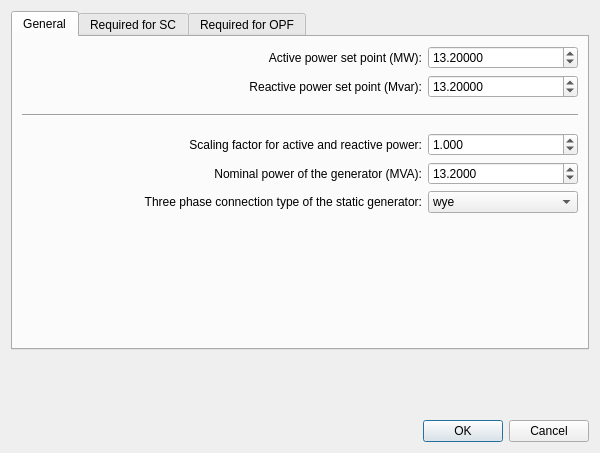
<?xml version="1.0" encoding="UTF-8"?>
<ui version="4.0">
 <class>Dialog</class>
 <widget class="QDialog" name="Dialog">
  <property name="geometry">
   <rect>
    <x>0</x>
    <y>0</y>
    <width>600</width>
    <height>453</height>
   </rect>
  </property>
  <property name="minimumSize">
   <size>
    <width>600</width>
    <height>453</height>
   </size>
  </property>
  <property name="maximumSize">
   <size>
    <width>600</width>
    <height>453</height>
   </size>
  </property>
  <property name="windowTitle">
   <string>Dialog</string>
  </property>
  <layout class="QVBoxLayout" name="verticalLayout">
   <item>
    <widget class="QTabWidget" name="tabWidget">
     <property name="currentIndex">
      <number>0</number>
     </property>
     <widget class="QWidget" name="tab">
      <attribute name="title">
       <string>General</string>
      </attribute>
      <layout class="QVBoxLayout" name="verticalLayout_3">
       <item>
        <layout class="QHBoxLayout" name="horizontalLayout">
         <item>
          <spacer name="horizontalSpacer">
           <property name="orientation">
            <enum>Qt::Horizontal</enum>
           </property>
           <property name="sizeHint" stdset="0">
            <size>
             <width>40</width>
             <height>20</height>
            </size>
           </property>
          </spacer>
         </item>
         <item>
          <widget class="QLabel" name="label">
           <property name="text">
            <string>Active power set point (MW):</string>
           </property>
           <property name="alignment">
            <set>Qt::AlignRight|Qt::AlignTrailing|Qt::AlignVCenter</set>
           </property>
          </widget>
         </item>
         <item>
          <widget class="QDoubleSpinBox" name="p_mw">
           <property name="minimumSize">
            <size>
             <width>150</width>
             <height>0</height>
            </size>
           </property>
           <property name="decimals">
            <number>5</number>
           </property>
           <property name="minimum">
            <double>0.000100000000000</double>
           </property>
           <property name="maximum">
            <double>5000.000000000000000</double>
           </property>
           <property name="singleStep">
            <double>1.000000000000000</double>
           </property>
           <property name="value">
            <double>13.199999999999999</double>
           </property>
          </widget>
         </item>
        </layout>
       </item>
       <item>
        <layout class="QHBoxLayout" name="horizontalLayout_4">
         <item>
          <spacer name="horizontalSpacer_2">
           <property name="orientation">
            <enum>Qt::Horizontal</enum>
           </property>
           <property name="sizeHint" stdset="0">
            <size>
             <width>40</width>
             <height>20</height>
            </size>
           </property>
          </spacer>
         </item>
         <item>
          <widget class="QLabel" name="label_4">
           <property name="text">
            <string>Reactive power set point (Mvar):</string>
           </property>
           <property name="alignment">
            <set>Qt::AlignRight|Qt::AlignTrailing|Qt::AlignVCenter</set>
           </property>
          </widget>
         </item>
         <item>
          <widget class="QDoubleSpinBox" name="q_mvar">
           <property name="minimumSize">
            <size>
             <width>150</width>
             <height>0</height>
            </size>
           </property>
           <property name="decimals">
            <number>5</number>
           </property>
           <property name="minimum">
            <double>0.000100000000000</double>
           </property>
           <property name="maximum">
            <double>100.000000000000000</double>
           </property>
           <property name="singleStep">
            <double>1.000000000000000</double>
           </property>
           <property name="value">
            <double>13.199999999999999</double>
           </property>
          </widget>
         </item>
        </layout>
       </item>
       <item>
        <spacer name="verticalSpacer_3">
         <property name="orientation">
          <enum>Qt::Vertical</enum>
         </property>
         <property name="sizeType">
          <enum>QSizePolicy::Fixed</enum>
         </property>
         <property name="sizeHint" stdset="0">
          <size>
           <width>20</width>
           <height>10</height>
          </size>
         </property>
        </spacer>
       </item>
       <item>
        <widget class="Line" name="line">
         <property name="orientation">
          <enum>Qt::Horizontal</enum>
         </property>
        </widget>
       </item>
       <item>
        <spacer name="verticalSpacer_4">
         <property name="orientation">
          <enum>Qt::Vertical</enum>
         </property>
         <property name="sizeType">
          <enum>QSizePolicy::Fixed</enum>
         </property>
         <property name="sizeHint" stdset="0">
          <size>
           <width>20</width>
           <height>10</height>
          </size>
         </property>
        </spacer>
       </item>
       <item>
        <layout class="QHBoxLayout" name="horizontalLayout_5">
         <item>
          <spacer name="horizontalSpacer_3">
           <property name="orientation">
            <enum>Qt::Horizontal</enum>
           </property>
           <property name="sizeHint" stdset="0">
            <size>
             <width>40</width>
             <height>20</height>
            </size>
           </property>
          </spacer>
         </item>
         <item>
          <widget class="QLabel" name="label_5">
           <property name="text">
            <string>Scaling factor for active and reactive power:</string>
           </property>
           <property name="alignment">
            <set>Qt::AlignRight|Qt::AlignTrailing|Qt::AlignVCenter</set>
           </property>
          </widget>
         </item>
         <item>
          <widget class="QDoubleSpinBox" name="scaling">
           <property name="minimumSize">
            <size>
             <width>150</width>
             <height>0</height>
            </size>
           </property>
           <property name="decimals">
            <number>3</number>
           </property>
           <property name="minimum">
            <double>0.000000000000000</double>
           </property>
           <property name="maximum">
            <double>2.000000000000000</double>
           </property>
           <property name="singleStep">
            <double>0.100000000000000</double>
           </property>
           <property name="value">
            <double>1.000000000000000</double>
           </property>
          </widget>
         </item>
        </layout>
       </item>
       <item>
        <layout class="QHBoxLayout" name="horizontalLayout_6">
         <item>
          <spacer name="horizontalSpacer_4">
           <property name="orientation">
            <enum>Qt::Horizontal</enum>
           </property>
           <property name="sizeHint" stdset="0">
            <size>
             <width>40</width>
             <height>20</height>
            </size>
           </property>
          </spacer>
         </item>
         <item>
          <widget class="QLabel" name="label_6">
           <property name="text">
            <string>Nominal power of the generator (MVA):</string>
           </property>
           <property name="alignment">
            <set>Qt::AlignRight|Qt::AlignTrailing|Qt::AlignVCenter</set>
           </property>
          </widget>
         </item>
         <item>
          <widget class="QDoubleSpinBox" name="sn_mva">
           <property name="minimumSize">
            <size>
             <width>150</width>
             <height>0</height>
            </size>
           </property>
           <property name="decimals">
            <number>4</number>
           </property>
           <property name="minimum">
            <double>0.000000000000000</double>
           </property>
           <property name="maximum">
            <double>5000.000000000000000</double>
           </property>
           <property name="singleStep">
            <double>1.000000000000000</double>
           </property>
           <property name="value">
            <double>13.199999999999999</double>
           </property>
          </widget>
         </item>
        </layout>
       </item>
       <item>
        <layout class="QHBoxLayout" name="horizontalLayout_26">
         <item>
          <spacer name="horizontalSpacer_5">
           <property name="orientation">
            <enum>Qt::Horizontal</enum>
           </property>
           <property name="sizeHint" stdset="0">
            <size>
             <width>40</width>
             <height>20</height>
            </size>
           </property>
          </spacer>
         </item>
         <item>
          <widget class="QLabel" name="label_25">
           <property name="text">
            <string>Three phase connection type of the static generator:</string>
           </property>
           <property name="alignment">
            <set>Qt::AlignRight|Qt::AlignTrailing|Qt::AlignVCenter</set>
           </property>
          </widget>
         </item>
         <item>
          <widget class="QComboBox" name="type">
           <property name="minimumSize">
            <size>
             <width>150</width>
             <height>0</height>
            </size>
           </property>
           <item>
            <property name="text">
             <string>wye</string>
            </property>
           </item>
           <item>
            <property name="text">
             <string>delta</string>
            </property>
           </item>
          </widget>
         </item>
        </layout>
       </item>
       <item>
        <spacer name="verticalSpacer_11">
         <property name="orientation">
          <enum>Qt::Vertical</enum>
         </property>
         <property name="sizeHint" stdset="0">
          <size>
           <width>20</width>
           <height>40</height>
          </size>
         </property>
        </spacer>
       </item>
      </layout>
     </widget>
     <widget class="QWidget" name="tab_3">
      <attribute name="title">
       <string>Required for SC</string>
      </attribute>
      <layout class="QVBoxLayout" name="verticalLayout_2">
       <item>
        <layout class="QHBoxLayout" name="horizontalLayout_14">
         <item>
          <widget class="QCheckBox" name="k_check">
           <property name="text">
            <string>Ratio of nominal to SC current:</string>
           </property>
          </widget>
         </item>
         <item>
          <spacer name="horizontalSpacer_6">
           <property name="orientation">
            <enum>Qt::Horizontal</enum>
           </property>
           <property name="sizeHint" stdset="0">
            <size>
             <width>40</width>
             <height>20</height>
            </size>
           </property>
          </spacer>
         </item>
         <item>
          <widget class="QDoubleSpinBox" name="k">
           <property name="enabled">
            <bool>false</bool>
           </property>
           <property name="minimumSize">
            <size>
             <width>150</width>
             <height>0</height>
            </size>
           </property>
           <property name="decimals">
            <number>3</number>
           </property>
           <property name="minimum">
            <double>0.000000000000000</double>
           </property>
           <property name="maximum">
            <double>5000.000000000000000</double>
           </property>
           <property name="singleStep">
            <double>1.000000000000000</double>
           </property>
           <property name="value">
            <double>0.001000000000000</double>
           </property>
          </widget>
         </item>
        </layout>
       </item>
       <item>
        <layout class="QHBoxLayout" name="horizontalLayout_2">
         <item>
          <widget class="QCheckBox" name="rx_check">
           <property name="toolTip">
            <string>&lt;html&gt;&lt;head/&gt;&lt;body&gt;&lt;p&gt;Can be one of “current_source” (full size converter), “async” (asynchronous generator), or “async_doubly_fed” (doubly fed asynchronous generator, DFIG). Represents the type of the static generator in the context of the short-circuit calculations of wind power station units. If disabled, other short-circuit-related parameters are not set.&lt;/p&gt;&lt;/body&gt;&lt;/html&gt;</string>
           </property>
           <property name="text">
            <string>R/X ratio for SC impedance:</string>
           </property>
          </widget>
         </item>
         <item>
          <spacer name="horizontalSpacer_7">
           <property name="orientation">
            <enum>Qt::Horizontal</enum>
           </property>
           <property name="sizeHint" stdset="0">
            <size>
             <width>40</width>
             <height>20</height>
            </size>
           </property>
          </spacer>
         </item>
         <item>
          <widget class="QDoubleSpinBox" name="rx">
           <property name="enabled">
            <bool>false</bool>
           </property>
           <property name="minimumSize">
            <size>
             <width>150</width>
             <height>0</height>
            </size>
           </property>
           <property name="toolTip">
            <string>&lt;html&gt;&lt;head/&gt;&lt;body&gt;&lt;p&gt;Can be one of “current_source” (full size converter), “async” (asynchronous generator), or “async_doubly_fed” (doubly fed asynchronous generator, DFIG). Represents the type of the static generator in the context of the short-circuit calculations of wind power station units. If disabled, other short-circuit-related parameters are not set.&lt;/p&gt;&lt;/body&gt;&lt;/html&gt;</string>
           </property>
           <property name="decimals">
            <number>5</number>
           </property>
           <property name="minimum">
            <double>0.000000000000000</double>
           </property>
           <property name="maximum">
            <double>1000.000000000000000</double>
           </property>
           <property name="singleStep">
            <double>0.001000000000000</double>
           </property>
           <property name="value">
            <double>0.001000000000000</double>
           </property>
          </widget>
         </item>
        </layout>
       </item>
       <item>
        <spacer name="verticalSpacer_9">
         <property name="orientation">
          <enum>Qt::Vertical</enum>
         </property>
         <property name="sizeType">
          <enum>QSizePolicy::Fixed</enum>
         </property>
         <property name="sizeHint" stdset="0">
          <size>
           <width>20</width>
           <height>10</height>
          </size>
         </property>
        </spacer>
       </item>
       <item>
        <widget class="Line" name="line_4">
         <property name="orientation">
          <enum>Qt::Horizontal</enum>
         </property>
        </widget>
       </item>
       <item>
        <spacer name="verticalSpacer_12">
         <property name="orientation">
          <enum>Qt::Vertical</enum>
         </property>
         <property name="sizeType">
          <enum>QSizePolicy::Fixed</enum>
         </property>
         <property name="sizeHint" stdset="0">
          <size>
           <width>20</width>
           <height>10</height>
          </size>
         </property>
        </spacer>
       </item>
       <item>
        <layout class="QHBoxLayout" name="horizontalLayout_3">
         <item>
          <spacer name="horizontalSpacer_8">
           <property name="orientation">
            <enum>Qt::Horizontal</enum>
           </property>
           <property name="sizeHint" stdset="0">
            <size>
             <width>40</width>
             <height>20</height>
            </size>
           </property>
          </spacer>
         </item>
         <item>
          <widget class="QLabel" name="label_2">
           <property name="text">
            <string>Generator type:</string>
           </property>
           <property name="alignment">
            <set>Qt::AlignLeading|Qt::AlignLeft|Qt::AlignVCenter</set>
           </property>
          </widget>
         </item>
         <item>
          <widget class="QComboBox" name="generator_type">
           <property name="minimumSize">
            <size>
             <width>180</width>
             <height>0</height>
            </size>
           </property>
           <item>
            <property name="text">
             <string>None</string>
            </property>
           </item>
           <item>
            <property name="text">
             <string>current_source</string>
            </property>
           </item>
           <item>
            <property name="text">
             <string>async</string>
            </property>
           </item>
           <item>
            <property name="text">
             <string>async_doubly_fed</string>
            </property>
           </item>
          </widget>
         </item>
        </layout>
       </item>
       <item>
        <spacer name="verticalSpacer_13">
         <property name="orientation">
          <enum>Qt::Vertical</enum>
         </property>
         <property name="sizeType">
          <enum>QSizePolicy::Fixed</enum>
         </property>
         <property name="sizeHint" stdset="0">
          <size>
           <width>20</width>
           <height>10</height>
          </size>
         </property>
        </spacer>
       </item>
       <item>
        <widget class="Line" name="line_5">
         <property name="orientation">
          <enum>Qt::Horizontal</enum>
         </property>
        </widget>
       </item>
       <item>
        <spacer name="verticalSpacer_14">
         <property name="orientation">
          <enum>Qt::Vertical</enum>
         </property>
         <property name="sizeType">
          <enum>QSizePolicy::Fixed</enum>
         </property>
         <property name="sizeHint" stdset="0">
          <size>
           <width>20</width>
           <height>10</height>
          </size>
         </property>
        </spacer>
       </item>
       <item>
        <layout class="QHBoxLayout" name="horizontalLayout_10">
         <item>
          <widget class="QCheckBox" name="lrc_pu_check">
           <property name="toolTip">
            <string>&lt;html&gt;&lt;head/&gt;&lt;body&gt;&lt;p&gt;Relevant if the generator type is “async”.&lt;/p&gt;&lt;/body&gt;&lt;/html&gt;</string>
           </property>
           <property name="text">
            <string>Locked rotor current in relation to the rated current:</string>
           </property>
          </widget>
         </item>
         <item>
          <spacer name="horizontalSpacer_9">
           <property name="orientation">
            <enum>Qt::Horizontal</enum>
           </property>
           <property name="sizeHint" stdset="0">
            <size>
             <width>40</width>
             <height>20</height>
            </size>
           </property>
          </spacer>
         </item>
         <item>
          <widget class="QDoubleSpinBox" name="lrc_pu">
           <property name="enabled">
            <bool>false</bool>
           </property>
           <property name="minimumSize">
            <size>
             <width>150</width>
             <height>0</height>
            </size>
           </property>
           <property name="toolTip">
            <string>&lt;html&gt;&lt;head/&gt;&lt;body&gt;&lt;p&gt;Relevant if the generator type is “async”.&lt;/p&gt;&lt;/body&gt;&lt;/html&gt;</string>
           </property>
           <property name="decimals">
            <number>2</number>
           </property>
           <property name="minimum">
            <double>1.000000000000000</double>
           </property>
           <property name="maximum">
            <double>50.000000000000000</double>
           </property>
           <property name="singleStep">
            <double>0.100000000000000</double>
           </property>
           <property name="value">
            <double>5.000000000000000</double>
           </property>
          </widget>
         </item>
        </layout>
       </item>
       <item>
        <layout class="QHBoxLayout" name="horizontalLayout_7">
         <item>
          <widget class="QCheckBox" name="max_ik_ka_check">
           <property name="toolTip">
            <string>&lt;html&gt;&lt;head/&gt;&lt;body&gt;&lt;p&gt;Relevant if the generator type is “async_doubly_fed”.&lt;/p&gt;&lt;/body&gt;&lt;/html&gt;</string>
           </property>
           <property name="text">
            <string>Highest instantaneous three-phase SC current (kA):</string>
           </property>
          </widget>
         </item>
         <item>
          <spacer name="horizontalSpacer_10">
           <property name="orientation">
            <enum>Qt::Horizontal</enum>
           </property>
           <property name="sizeHint" stdset="0">
            <size>
             <width>40</width>
             <height>20</height>
            </size>
           </property>
          </spacer>
         </item>
         <item>
          <widget class="QDoubleSpinBox" name="max_ik_ka">
           <property name="enabled">
            <bool>false</bool>
           </property>
           <property name="minimumSize">
            <size>
             <width>150</width>
             <height>0</height>
            </size>
           </property>
           <property name="toolTip">
            <string>&lt;html&gt;&lt;head/&gt;&lt;body&gt;&lt;p&gt;Relevant if the generator type is “async_doubly_fed”.&lt;/p&gt;&lt;/body&gt;&lt;/html&gt;</string>
           </property>
           <property name="decimals">
            <number>3</number>
           </property>
           <property name="minimum">
            <double>0.000000000000000</double>
           </property>
           <property name="maximum">
            <double>100000.000000000000000</double>
           </property>
           <property name="singleStep">
            <double>1.000000000000000</double>
           </property>
           <property name="value">
            <double>20.000000000000000</double>
           </property>
          </widget>
         </item>
        </layout>
       </item>
       <item>
        <layout class="QHBoxLayout" name="horizontalLayout_8">
         <item>
          <widget class="QCheckBox" name="kappa_check">
           <property name="toolTip">
            <string>&lt;html&gt;&lt;head/&gt;&lt;body&gt;&lt;p&gt;The factor for the calculation of the peak short-circuit current, referred to the high-voltage side (provided by the manufacturer). Relevant if the generator type is “async_doubly_fed”.&lt;/p&gt;&lt;/body&gt;&lt;/html&gt;</string>
           </property>
           <property name="text">
            <string>Factor for peak SC current:</string>
           </property>
          </widget>
         </item>
         <item>
          <spacer name="horizontalSpacer_11">
           <property name="orientation">
            <enum>Qt::Horizontal</enum>
           </property>
           <property name="sizeHint" stdset="0">
            <size>
             <width>40</width>
             <height>20</height>
            </size>
           </property>
          </spacer>
         </item>
         <item>
          <widget class="QDoubleSpinBox" name="kappa">
           <property name="enabled">
            <bool>false</bool>
           </property>
           <property name="minimumSize">
            <size>
             <width>150</width>
             <height>0</height>
            </size>
           </property>
           <property name="toolTip">
            <string>&lt;html&gt;&lt;head/&gt;&lt;body&gt;&lt;p&gt;The factor for the calculation of the peak short-circuit current, referred to the high-voltage side (provided by the manufacturer). Relevant if the generator type is “async_doubly_fed”.&lt;/p&gt;&lt;/body&gt;&lt;/html&gt;</string>
           </property>
           <property name="decimals">
            <number>4</number>
           </property>
           <property name="minimum">
            <double>0.000100000000000</double>
           </property>
           <property name="maximum">
            <double>1000.000000000000000</double>
           </property>
           <property name="singleStep">
            <double>0.050000000000000</double>
           </property>
           <property name="value">
            <double>1.000000000000000</double>
           </property>
          </widget>
         </item>
        </layout>
       </item>
       <item>
        <widget class="QCheckBox" name="current_source">
         <property name="toolTip">
          <string>&lt;html&gt;&lt;head/&gt;&lt;body&gt;&lt;p&gt;Model this generator as a current source during short-circuit calculations; useful in some cases, for example the simulation of full-size converters per IEC 60909-0:2016.&lt;/p&gt;&lt;/body&gt;&lt;/html&gt;</string>
         </property>
         <property name="text">
          <string>Model the generator as a current source during SC calculations</string>
         </property>
        </widget>
       </item>
       <item>
        <spacer name="verticalSpacer_10">
         <property name="orientation">
          <enum>Qt::Vertical</enum>
         </property>
         <property name="sizeHint" stdset="0">
          <size>
           <width>20</width>
           <height>40</height>
          </size>
         </property>
        </spacer>
       </item>
      </layout>
     </widget>
     <widget class="QWidget" name="tab_2">
      <attribute name="title">
       <string>Required for OPF</string>
      </attribute>
      <layout class="QVBoxLayout" name="verticalLayout_4">
       <item>
        <layout class="QHBoxLayout" name="horizontalLayout_11">
         <item>
          <spacer name="horizontalSpacer_12">
           <property name="orientation">
            <enum>Qt::Horizontal</enum>
           </property>
           <property name="sizeHint" stdset="0">
            <size>
             <width>40</width>
             <height>20</height>
            </size>
           </property>
          </spacer>
         </item>
         <item>
          <widget class="QLabel" name="label_11">
           <property name="text">
            <string>Minimum active power transmission (MW):</string>
           </property>
           <property name="alignment">
            <set>Qt::AlignRight|Qt::AlignTrailing|Qt::AlignVCenter</set>
           </property>
          </widget>
         </item>
         <item>
          <widget class="QDoubleSpinBox" name="min_p_mw">
           <property name="minimumSize">
            <size>
             <width>150</width>
             <height>0</height>
            </size>
           </property>
           <property name="decimals">
            <number>5</number>
           </property>
           <property name="minimum">
            <double>0.000000000000000</double>
           </property>
           <property name="maximum">
            <double>5000.000000000000000</double>
           </property>
           <property name="singleStep">
            <double>1.000000000000000</double>
           </property>
           <property name="value">
            <double>13.199999999999999</double>
           </property>
          </widget>
         </item>
        </layout>
       </item>
       <item>
        <layout class="QHBoxLayout" name="horizontalLayout_15">
         <item>
          <spacer name="horizontalSpacer_13">
           <property name="orientation">
            <enum>Qt::Horizontal</enum>
           </property>
           <property name="sizeHint" stdset="0">
            <size>
             <width>40</width>
             <height>20</height>
            </size>
           </property>
          </spacer>
         </item>
         <item>
          <widget class="QLabel" name="label_15">
           <property name="text">
            <string>Maximum active power transmission (MW):</string>
           </property>
           <property name="alignment">
            <set>Qt::AlignRight|Qt::AlignTrailing|Qt::AlignVCenter</set>
           </property>
          </widget>
         </item>
         <item>
          <widget class="QDoubleSpinBox" name="max_p_mw">
           <property name="minimumSize">
            <size>
             <width>150</width>
             <height>0</height>
            </size>
           </property>
           <property name="decimals">
            <number>5</number>
           </property>
           <property name="minimum">
            <double>0.000000000000000</double>
           </property>
           <property name="maximum">
            <double>5000.000000000000000</double>
           </property>
           <property name="singleStep">
            <double>1.000000000000000</double>
           </property>
           <property name="value">
            <double>13.199999999999999</double>
           </property>
          </widget>
         </item>
        </layout>
       </item>
       <item>
        <spacer name="verticalSpacer_5">
         <property name="orientation">
          <enum>Qt::Vertical</enum>
         </property>
         <property name="sizeType">
          <enum>QSizePolicy::Fixed</enum>
         </property>
         <property name="sizeHint" stdset="0">
          <size>
           <width>20</width>
           <height>10</height>
          </size>
         </property>
        </spacer>
       </item>
       <item>
        <widget class="Line" name="line_2">
         <property name="orientation">
          <enum>Qt::Horizontal</enum>
         </property>
        </widget>
       </item>
       <item>
        <spacer name="verticalSpacer_6">
         <property name="orientation">
          <enum>Qt::Vertical</enum>
         </property>
         <property name="sizeType">
          <enum>QSizePolicy::Fixed</enum>
         </property>
         <property name="sizeHint" stdset="0">
          <size>
           <width>20</width>
           <height>10</height>
          </size>
         </property>
        </spacer>
       </item>
       <item>
        <layout class="QHBoxLayout" name="horizontalLayout_9">
         <item>
          <spacer name="horizontalSpacer_14">
           <property name="orientation">
            <enum>Qt::Horizontal</enum>
           </property>
           <property name="sizeHint" stdset="0">
            <size>
             <width>40</width>
             <height>20</height>
            </size>
           </property>
          </spacer>
         </item>
         <item>
          <widget class="QLabel" name="label_9">
           <property name="text">
            <string>Minimum reactive power injection (Mvar):</string>
           </property>
           <property name="alignment">
            <set>Qt::AlignRight|Qt::AlignTrailing|Qt::AlignVCenter</set>
           </property>
          </widget>
         </item>
         <item>
          <widget class="QDoubleSpinBox" name="min_q_mvar">
           <property name="minimumSize">
            <size>
             <width>150</width>
             <height>0</height>
            </size>
           </property>
           <property name="decimals">
            <number>5</number>
           </property>
           <property name="minimum">
            <double>-5000.000000000000000</double>
           </property>
           <property name="maximum">
            <double>5000.000000000000000</double>
           </property>
           <property name="singleStep">
            <double>1.000000000000000</double>
           </property>
           <property name="value">
            <double>13.199999999999999</double>
           </property>
          </widget>
         </item>
        </layout>
       </item>
       <item>
        <layout class="QHBoxLayout" name="horizontalLayout_12">
         <item>
          <spacer name="horizontalSpacer_15">
           <property name="orientation">
            <enum>Qt::Horizontal</enum>
           </property>
           <property name="sizeHint" stdset="0">
            <size>
             <width>40</width>
             <height>20</height>
            </size>
           </property>
          </spacer>
         </item>
         <item>
          <widget class="QLabel" name="label_12">
           <property name="text">
            <string>Maximum reactive power injection (Mvar):</string>
           </property>
           <property name="alignment">
            <set>Qt::AlignRight|Qt::AlignTrailing|Qt::AlignVCenter</set>
           </property>
          </widget>
         </item>
         <item>
          <widget class="QDoubleSpinBox" name="max_q_mvar">
           <property name="minimumSize">
            <size>
             <width>150</width>
             <height>0</height>
            </size>
           </property>
           <property name="decimals">
            <number>5</number>
           </property>
           <property name="minimum">
            <double>-5000.000000000000000</double>
           </property>
           <property name="maximum">
            <double>5000.000000000000000</double>
           </property>
           <property name="singleStep">
            <double>1.000000000000000</double>
           </property>
           <property name="value">
            <double>13.199999999999999</double>
           </property>
          </widget>
         </item>
        </layout>
       </item>
       <item>
        <spacer name="verticalSpacer_7">
         <property name="orientation">
          <enum>Qt::Vertical</enum>
         </property>
         <property name="sizeType">
          <enum>QSizePolicy::Fixed</enum>
         </property>
         <property name="sizeHint" stdset="0">
          <size>
           <width>20</width>
           <height>10</height>
          </size>
         </property>
        </spacer>
       </item>
       <item>
        <widget class="Line" name="line_3">
         <property name="orientation">
          <enum>Qt::Horizontal</enum>
         </property>
        </widget>
       </item>
       <item>
        <spacer name="verticalSpacer_8">
         <property name="orientation">
          <enum>Qt::Vertical</enum>
         </property>
         <property name="sizeType">
          <enum>QSizePolicy::Fixed</enum>
         </property>
         <property name="sizeHint" stdset="0">
          <size>
           <width>20</width>
           <height>10</height>
          </size>
         </property>
        </spacer>
       </item>
       <item>
        <widget class="QCheckBox" name="controllable">
         <property name="text">
          <string>Enforce P and Q limits in OPF calculation</string>
         </property>
        </widget>
       </item>
       <item>
        <spacer name="verticalSpacer_2">
         <property name="orientation">
          <enum>Qt::Vertical</enum>
         </property>
         <property name="sizeHint" stdset="0">
          <size>
           <width>20</width>
           <height>40</height>
          </size>
         </property>
        </spacer>
       </item>
      </layout>
     </widget>
    </widget>
   </item>
   <item>
    <spacer name="verticalSpacer">
     <property name="orientation">
      <enum>Qt::Vertical</enum>
     </property>
     <property name="sizeHint" stdset="0">
      <size>
       <width>20</width>
       <height>40</height>
      </size>
     </property>
    </spacer>
   </item>
   <item>
    <widget class="QDialogButtonBox" name="buttonBox">
     <property name="orientation">
      <enum>Qt::Horizontal</enum>
     </property>
     <property name="standardButtons">
      <set>QDialogButtonBox::Cancel|QDialogButtonBox::Ok</set>
     </property>
    </widget>
   </item>
  </layout>
 </widget>
 <resources/>
 <connections>
  <connection>
   <sender>buttonBox</sender>
   <signal>accepted()</signal>
   <receiver>Dialog</receiver>
   <slot>accept()</slot>
   <hints>
    <hint type="sourcelabel">
     <x>254</x>
     <y>518</y>
    </hint>
    <hint type="destinationlabel">
     <x>157</x>
     <y>274</y>
    </hint>
   </hints>
  </connection>
  <connection>
   <sender>buttonBox</sender>
   <signal>rejected()</signal>
   <receiver>Dialog</receiver>
   <slot>reject()</slot>
   <hints>
    <hint type="sourcelabel">
     <x>322</x>
     <y>518</y>
    </hint>
    <hint type="destinationlabel">
     <x>286</x>
     <y>274</y>
    </hint>
   </hints>
  </connection>
  <connection>
   <sender>k_check</sender>
   <signal>toggled(bool)</signal>
   <receiver>k</receiver>
   <slot>setEnabled(bool)</slot>
   <hints>
    <hint type="sourcelabel">
     <x>176</x>
     <y>54</y>
    </hint>
    <hint type="destinationlabel">
     <x>525</x>
     <y>72</y>
    </hint>
   </hints>
  </connection>
  <connection>
   <sender>rx_check</sender>
   <signal>toggled(bool)</signal>
   <receiver>rx</receiver>
   <slot>setEnabled(bool)</slot>
   <hints>
    <hint type="sourcelabel">
     <x>190</x>
     <y>106</y>
    </hint>
    <hint type="destinationlabel">
     <x>508</x>
     <y>101</y>
    </hint>
   </hints>
  </connection>
  <connection>
   <sender>lrc_pu_check</sender>
   <signal>toggled(bool)</signal>
   <receiver>lrc_pu</receiver>
   <slot>setEnabled(bool)</slot>
   <hints>
    <hint type="sourcelabel">
     <x>359</x>
     <y>259</y>
    </hint>
    <hint type="destinationlabel">
     <x>491</x>
     <y>254</y>
    </hint>
   </hints>
  </connection>
  <connection>
   <sender>max_ik_ka_check</sender>
   <signal>toggled(bool)</signal>
   <receiver>max_ik_ka</receiver>
   <slot>setEnabled(bool)</slot>
   <hints>
    <hint type="sourcelabel">
     <x>381</x>
     <y>303</y>
    </hint>
    <hint type="destinationlabel">
     <x>509</x>
     <y>301</y>
    </hint>
   </hints>
  </connection>
  <connection>
   <sender>kappa_check</sender>
   <signal>toggled(bool)</signal>
   <receiver>kappa</receiver>
   <slot>setEnabled(bool)</slot>
   <hints>
    <hint type="sourcelabel">
     <x>208</x>
     <y>346</y>
    </hint>
    <hint type="destinationlabel">
     <x>491</x>
     <y>333</y>
    </hint>
   </hints>
  </connection>
 </connections>
</ui>
